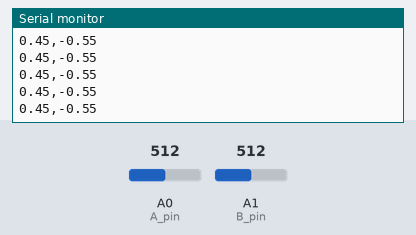
The sketch below on a simulated Arduino Uno, built with avr-gcc and run on an emulated ATmega328P. Parts: the last lines printed to the serial monitor. The inputs (shaded band) are chosen by the test bench; at power-on: A0 (A_pin) = 512, A1 (B_pin) = 512.

Above: at 1.2 s.
1.3 s: A0 (A_pin) set to 716
At 1.8 s:
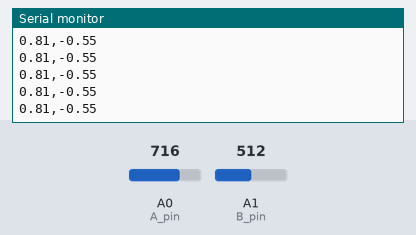
2.8 s: A1 (B_pin) set to 716
At 3.7 s:
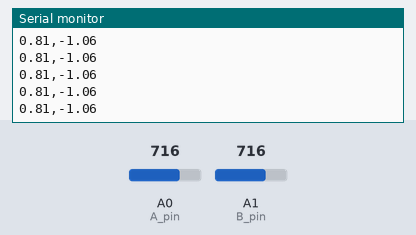
4.3 s: A0 (A_pin) set to 900
At 5.4 s:
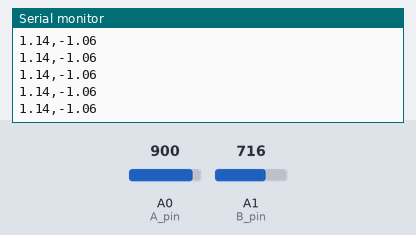
5.8 s: A1 (B_pin) set to 900
At 6.3 s:
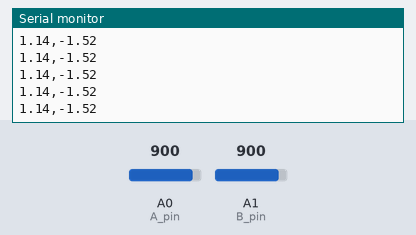
Timing chart, 0 to 8.3 s (numbered marks = the images above; inputs shaded):
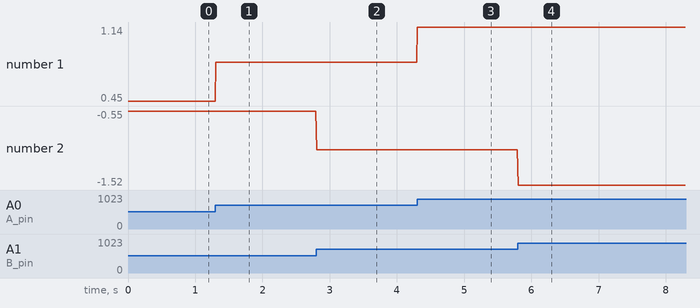

Measured:
- after the input at 1.3 s, the serial monitor: prints a new line at once (image 1)
- after the input at 2.8 s, the serial monitor: prints a new line at once (image 2)
- after the input at 4.3 s, the serial monitor: prints a new line at once (image 3)
- after the input at 5.8 s, the serial monitor: prints a new line at once (image 4)
- plotted number 1: 0.45 → 0.81 after the input at 1.3 s, 0.81 → 1.14 after the input at 4.3 s
- plotted number 2: -0.55 → -1.06 after the input at 2.8 s, -1.06 → -1.52 after the input at 5.8 s

The sketch:

sketch_mar29a.ino
```cpp
#include <Arduino.h>
#include <stdio.h>
// #include "pico/stdlib.h"
// #include "hardware/adc.h"

// put function declarations here:
int myFunction(int, int);

const int A_pin = 0; // analog pin connected to X output
const int B_pin = 1; // analog pin connected to Y output
const int S_pin = 2; // analog pin connected to Y output

void setup() {
  Serial.begin(115200);
}

void loop() {
  Serial.print(map(analogRead(A_pin), 260, 820, 0, 100)/100.00);
  Serial.print(",");
  Serial.println(map(analogRead(B_pin), 290, 690, 0, -100)/100.00);
  // Serial.print(",");
  // Serial.println(analogRead(S_pin));
  delay(9);
}

// put function definitions here:
int myFunction(int x, int y) {
  return x + y;
}
```
